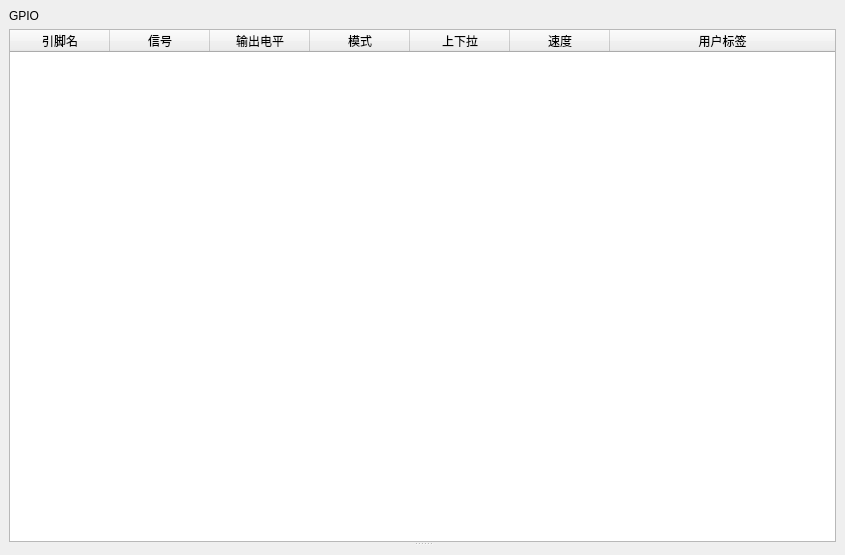
<?xml version="1.0" encoding="UTF-8"?>
<ui version="4.0">
    <class>FormGpio</class>
    <widget class="QWidget" name="FormGpio">
        <property name="geometry">
            <rect>
                <x>0</x>
                <y>0</y>
                <width>845</width>
                <height>555</height>
            </rect>
        </property>
        <property name="windowTitle">
            <string>FormGpio</string>
        </property>
        <layout class="QGridLayout" name="gridLayout">
            <property name="leftMargin">
                <number>9</number>
            </property>
            <property name="topMargin">
                <number>9</number>
            </property>
            <property name="rightMargin">
                <number>9</number>
            </property>
            <property name="bottomMargin">
                <number>9</number>
            </property>
            <property name="horizontalSpacing">
                <number>6</number>
            </property>
            <item row="0" column="0">
                <widget class="QLabel" name="u_labelTitle">
                    <property name="text">
                        <string>GPIO</string>
                    </property>
                </widget>
            </item>
            <item row="1" column="0">
                <widget class="QSplitter" name="splitter">
                    <property name="orientation">
                        <enum>Qt::Vertical</enum>
                    </property>
                    <widget class="TableWidgetGpio" name="u_tableWidgetGpio">
                        <property name="selectionMode">
                            <enum>QAbstractItemView::SingleSelection</enum>
                        </property>
                        <property name="selectionBehavior">
                            <enum>QAbstractItemView::SelectRows</enum>
                        </property>
                        <attribute name="horizontalHeaderCascadingSectionResizes">
                            <bool>false</bool>
                        </attribute>
                        <attribute name="horizontalHeaderStretchLastSection">
                            <bool>true</bool>
                        </attribute>
                        <column>
                            <property name="text">
                                <string>引脚名</string>
                            </property>
                        </column>
                        <column>
                            <property name="text">
                                <string>信号</string>
                            </property>
                        </column>
                        <column>
                            <property name="text">
                                <string>输出电平</string>
                            </property>
                        </column>
                        <column>
                            <property name="text">
                                <string>模式</string>
                            </property>
                        </column>
                        <column>
                            <property name="text">
                                <string>上下拉</string>
                            </property>
                        </column>
                        <column>
                            <property name="text">
                                <string>速度</string>
                            </property>
                        </column>
                        <column>
                            <property name="text">
                                <string>用户标签</string>
                            </property>
                        </column>
                    </widget>
                    <widget class="QWidget" name="u_widgetPinAttribute" native="true">
                        <layout class="QGridLayout" name="u_gridLayoutPinAttribute">
                            <property name="leftMargin">
                                <number>0</number>
                            </property>
                            <property name="topMargin">
                                <number>0</number>
                            </property>
                            <property name="rightMargin">
                                <number>0</number>
                            </property>
                            <property name="bottomMargin">
                                <number>0</number>
                            </property>
                            <property name="spacing">
                                <number>0</number>
                            </property>
                        </layout>
                    </widget>
                </widget>
            </item>
        </layout>
    </widget>
    <customwidgets>
        <customwidget>
            <class>TableWidgetGpio</class>
            <extends>QTableWidget</extends>
            <header>TableWidgetGpio.h</header>
        </customwidget>
    </customwidgets>
    <resources/>
    <connections/>
</ui>
